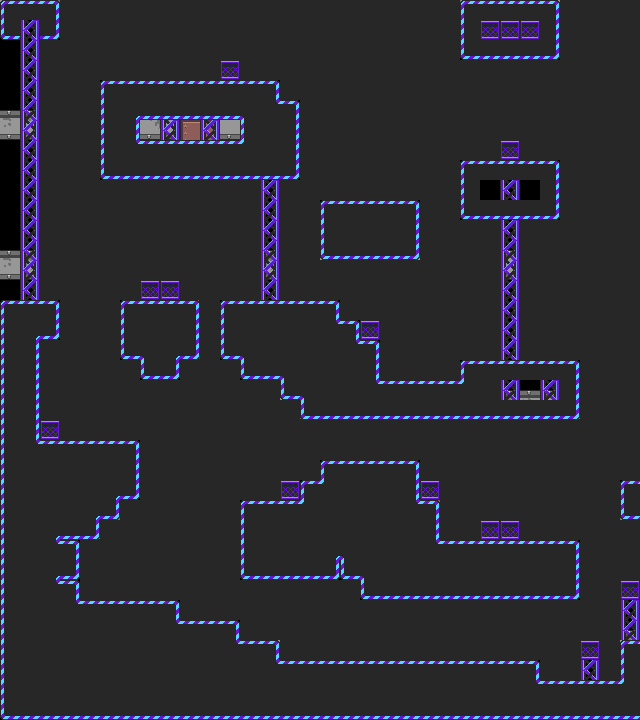

This is a level from a 2D game, rendered from its Tiled map with the project's own tilesets. A one-line summary and the complete map file follow:
An orthogonal 32x36 tile map with 20x20 px tiles, 1 tile layer (blocks), 3 tilesets, 3 image layers and 22 objects (4x block, 3x disappearing_platform, 2x horizontal, 2x horizontal_2, 2x escalator_right, ...).

<map version="1.10" tiledversion="1.10.1" orientation="orthogonal" renderorder="right-down" width="32" height="36" tilewidth="20" tileheight="20" infinite="0" nextlayerid="18" nextobjectid="130">
 <editorsettings>
  <chunksize width="20" height="20" />
  <export target="1.csv" format="csv" />
 </editorsettings>
 <tileset firstgid="1" source="../0.tsx" />
 <tileset firstgid="16" source="../platforms.tsx" />
 <tileset firstgid="25" source="../bg_decoration.tsx" />
 <imagelayer id="15" name="bg0">
  <image source="bg_images/bg0.png" width="1280" height="720" />
 </imagelayer>
 <imagelayer id="16" name="bg2">
  <image source="bg_images/bg2.png" width="1280" height="720" />
 </imagelayer>
 <imagelayer id="17" name="bg1">
  <image source="bg_images/bg1.png" width="1280" height="720" />
 </imagelayer>
 <layer id="1" name="blocks" width="32" height="36">
  <data encoding="csv">
1,2,5,7,7,7,7,7,7,7,7,7,7,7,7,7,7,7,7,7,7,7,7,1,2,2,2,5,7,7,7,7,
11,8,15,7,7,7,7,7,7,7,7,7,7,7,7,7,7,7,7,7,7,7,7,6,9,9,9,10,7,7,7,7,
0,8,7,7,7,7,7,7,7,7,7,7,7,7,7,7,7,7,7,7,7,7,7,11,12,12,12,15,7,7,7,7,
0,8,7,7,7,7,7,7,7,7,7,9,7,7,7,7,7,7,7,7,7,7,7,7,7,7,7,7,7,7,7,7,
0,8,7,7,7,1,2,2,2,2,2,2,2,5,7,7,7,7,7,7,7,7,7,7,7,7,7,7,7,7,7,7,
0,8,7,7,7,6,14,12,12,12,12,12,13,4,5,7,7,7,7,7,7,7,7,7,7,7,7,7,7,7,7,7,
0,8,7,7,7,6,10,0,8,0,8,0,6,7,10,7,7,7,7,7,7,7,7,7,7,7,7,7,7,7,7,7,
0,8,7,7,7,6,4,2,2,2,2,2,3,7,10,7,7,7,7,7,7,7,7,7,7,9,7,7,7,7,7,7,
0,8,7,7,7,11,12,12,12,12,12,12,12,12,15,7,7,7,7,7,7,7,7,1,2,2,2,5,7,7,7,7,
0,8,7,7,7,7,7,7,7,7,7,7,7,8,7,7,7,7,7,7,7,7,7,6,0,8,0,10,7,7,7,7,
0,8,7,7,7,7,7,7,7,7,7,7,7,8,7,7,1,2,2,2,5,7,7,11,12,12,12,15,7,7,7,7,
0,8,7,7,7,7,7,7,7,7,7,7,7,8,7,7,6,7,7,7,10,7,7,7,7,8,7,7,7,7,7,7,
0,8,7,7,7,7,7,7,7,7,7,7,7,8,7,7,11,12,12,12,15,7,7,7,7,8,7,7,7,7,7,7,
0,8,7,7,7,7,7,7,7,7,7,7,7,8,7,7,7,7,7,7,7,7,7,7,7,8,7,7,7,7,7,7,
0,8,7,7,7,7,7,9,9,7,7,7,7,8,7,7,7,7,7,7,7,7,7,7,7,8,7,7,7,7,7,7,
1,2,5,7,7,7,1,2,2,5,7,1,2,2,2,2,5,7,7,7,7,7,7,7,7,8,7,7,7,7,7,7,
6,14,15,7,7,7,6,7,7,10,7,6,7,7,7,7,4,5,9,7,7,7,7,7,7,8,7,7,7,7,7,7,
6,10,7,7,7,7,11,13,14,15,7,11,13,7,7,7,7,4,5,7,7,7,7,7,7,8,7,7,7,7,7,7,
6,10,7,7,7,7,7,11,15,7,7,7,11,12,13,7,7,7,10,7,7,7,7,1,2,2,2,2,5,7,7,7,
6,10,7,7,7,7,7,7,7,7,7,7,7,7,11,13,7,7,4,2,2,2,2,3,7,8,0,8,10,7,7,7,
6,10,7,7,7,7,7,7,7,7,7,7,7,7,7,11,12,12,12,12,12,12,12,12,12,12,12,12,15,7,7,7,
6,10,9,7,7,7,7,7,7,7,7,7,7,7,7,7,7,7,7,7,7,7,7,7,7,7,7,7,7,7,7,7,
6,4,2,2,2,2,5,7,7,7,7,7,7,7,7,7,7,7,7,7,7,7,7,7,7,7,7,7,7,7,7,7,
6,7,7,7,7,7,10,7,7,7,7,7,7,7,7,7,1,2,2,2,5,7,7,7,7,7,7,7,7,7,7,7,
6,7,7,7,7,14,15,7,7,7,7,7,7,7,9,1,3,7,7,7,10,9,7,7,7,7,7,7,7,7,7,1,
6,7,7,7,14,15,7,7,7,7,7,7,1,2,2,3,7,7,7,7,4,5,7,7,7,7,7,7,7,7,7,11,
6,7,14,12,15,7,7,7,7,7,7,7,6,7,7,7,7,7,7,7,7,10,7,7,9,9,7,7,7,7,7,7,
6,7,4,5,7,7,7,7,7,7,7,7,6,7,7,7,14,13,7,7,7,4,2,2,2,2,2,2,5,7,7,7,
6,7,14,15,7,7,7,7,7,7,7,7,11,12,12,12,15,11,13,7,7,7,7,7,7,7,7,7,10,7,7,7,
6,7,4,5,7,7,7,7,7,7,7,7,7,7,7,7,7,7,11,12,12,12,12,12,12,12,12,12,15,7,7,9,
6,7,7,4,2,2,2,2,5,7,7,7,7,7,7,7,7,7,7,7,7,7,7,7,7,7,7,7,7,7,7,8,
6,7,7,7,7,7,7,7,4,2,2,5,7,7,7,7,7,7,7,7,7,7,7,7,7,7,7,7,7,7,7,8,
6,7,7,7,7,7,7,7,7,7,7,4,2,5,7,7,7,7,7,7,7,7,7,7,7,7,7,7,7,9,7,1,
6,7,7,7,7,7,7,7,7,7,7,7,7,4,2,2,2,2,2,2,2,2,2,2,2,2,5,7,7,8,7,6,
6,7,7,7,7,7,7,7,7,7,7,7,7,7,7,7,7,7,7,7,7,7,7,7,7,7,4,2,2,2,2,3,
11,12,12,12,12,12,12,12,12,12,12,12,12,12,12,12,12,12,12,12,12,12,12,12,12,12,12,12,12,12,12,12
</data>
 </layer>
 <objectgroup id="2" name="entities">
  <object id="5" name="guard" x="380" y="160">
   <point />
  </object>
  <object id="103" name="block" gid="24" x="220" y="60" width="20" height="20" />
  <object id="104" name="block" gid="24" x="340" y="200" width="20" height="20" />
  <object id="105" name="block" gid="24" x="340" y="660" width="20" height="20" />
  <object id="107" name="block" gid="24" x="620" y="580" width="20" height="20" />
  <object id="125" name="player" x="140" y="40">
   <point />
  </object>
  <object id="129" name="warrior" x="480" y="480">
   <point />
  </object>
 </objectgroup>
 <objectgroup id="12" name="cutscenes">
  <object id="20" name="0" x="477.161" y="10.7055" width="56.5864" height="165.171" />
  <object id="21" name="1" x="341.048" y="399.164" width="56.5864" height="88.703" />
 </objectgroup>
 <objectgroup id="4" name="platforms">
  <object id="14" name="horizontal" gid="16" x="200" y="40" width="60" height="20" />
  <object id="15" name="vertical" gid="17" x="600" y="260" width="80" height="20" />
  <object id="16" name="vertical_2" gid="18" x="20" y="180" width="40" height="20" />
  <object id="17" name="vertical_3" gid="18" x="180" y="500" width="40" height="20" />
  <object id="30" name="horizontal_2" gid="18" x="120" y="260" width="40" height="20" />
 </objectgroup>
 <objectgroup id="13" name="hazards">
  <object id="22" name="horizontal" gid="19" x="260" y="320" width="40" height="40" />
  <object id="23" name="horizontal_2" gid="19" x="500" y="380" width="40" height="40" />
  <object id="25" name="disappearing_platform" gid="20" x="300" y="80" width="40" height="20" />
  <object id="26" name="disappearing_platform" gid="20" x="380" y="80" width="40" height="20" />
  <object id="29" name="disappearing_platform" gid="20" x="380" y="140" width="40" height="20" />
  <object id="36" name="escalator_right" gid="21" x="538" y="318" width="60" height="20" />
  <object id="39" name="escalator_left" gid="21" x="380" y="660" width="60" height="20" />
  <object id="40" name="escalator_right" gid="21" x="460" y="660" width="60" height="20" />
 </objectgroup>
 <objectgroup id="14" name="edge_colliders" visible="0" />
</map>
